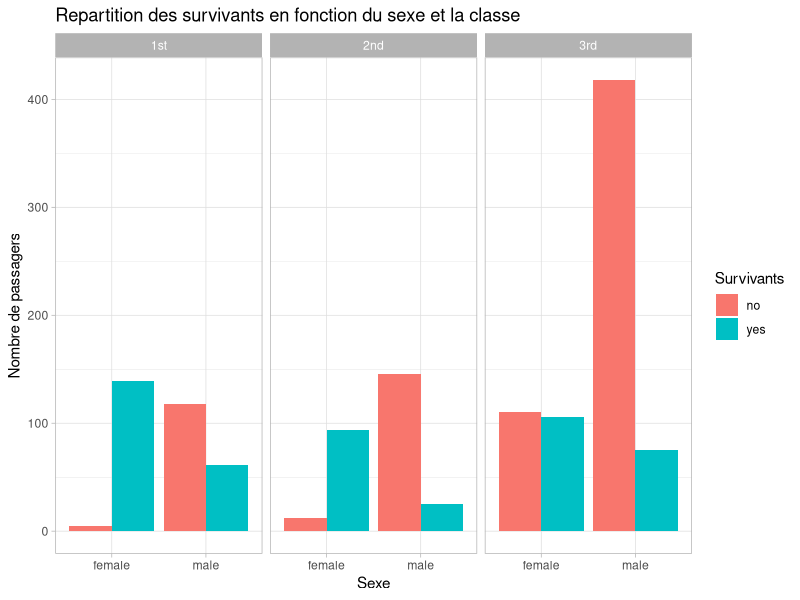
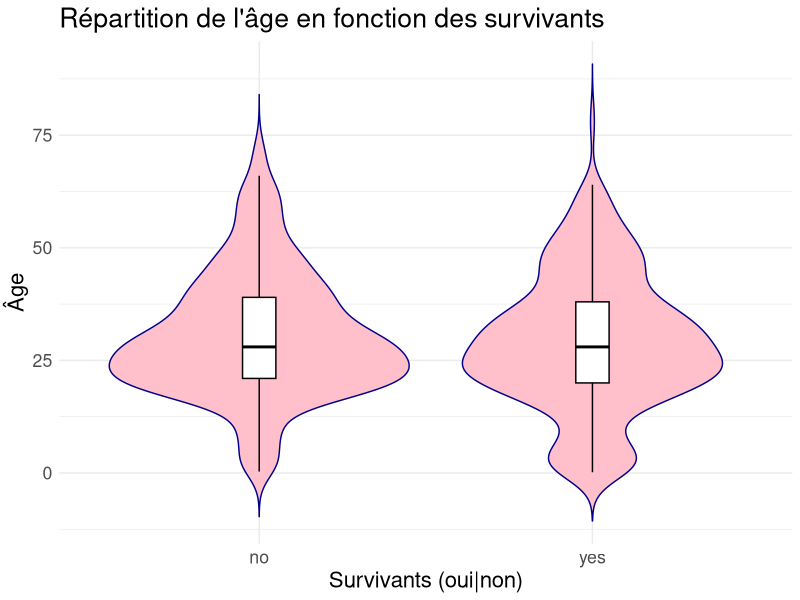

Recreate these plots in R, in order.
## ---- chunk 1
knitr::opts_chunk$set(echo = TRUE)
## ---- chunk 2
##---- 2. Création d’un Rapport d’Analyse dans un Document RMarkdown
#Créez un fichier RMarkdown Analyse.Rmd dans le dossier cloné précédemment
#Chargez les données TitanicSurvival (disponible dans carData).
#Présentez les données vous pouvez chercher TitanicSurvvival dans l’aide de Rstudio
#Présentez les statistiques descriptives.
#Visualisez la répartition des survivants en fonction du sexe et la classe.
#Représentez l’age en fonction de la variable survived.
#Facultatif : Expliquer la variable Survived en fonctions des autres variables.
#Interprétez les résultats obtenus.
#Utilisez knit pour générer un rapport en HTML.
#Commit les changements avec un message explicatif.
## ---- chunk 3
#Interprétez les résultats obtenus.
#Utilisez knit pour générer un rapport en HTML.
#Commit les changements avec un message explicatif.

library("carData")

dft <- TitanicSurvival
head(dft)

## ---- chunk 4
summary(dft)
## ---- chunk 5
library(ggplot2)
ggplot(dft, aes(x = sex, fill = survived)) +
  geom_bar(position="dodge") +  
  facet_wrap(~ passengerClass) +
  labs(title = "Repartition des survivants en fonction du sexe et la classe",
     x = "Sexe",
     y = "Nombre de passagers",
     fill = "Survivants") +
  scale_y_continuous() +
  theme_light() 

## ---- chunk 6
ggplot(dft, aes(x = factor(survived), y = age)) +
  geom_violin(trim = FALSE, fill = "pink", color = "darkblue") + 
  geom_boxplot(width = 0.1, fill = "white", color = "black", outlier.shape = NA) +  
  labs(title = "Répartition de l'âge en fonction des survivants",
       x = "Survivants (oui|non)",
       y = "Âge") +
  theme_minimal() +
  theme(text = element_text(size = 16))
